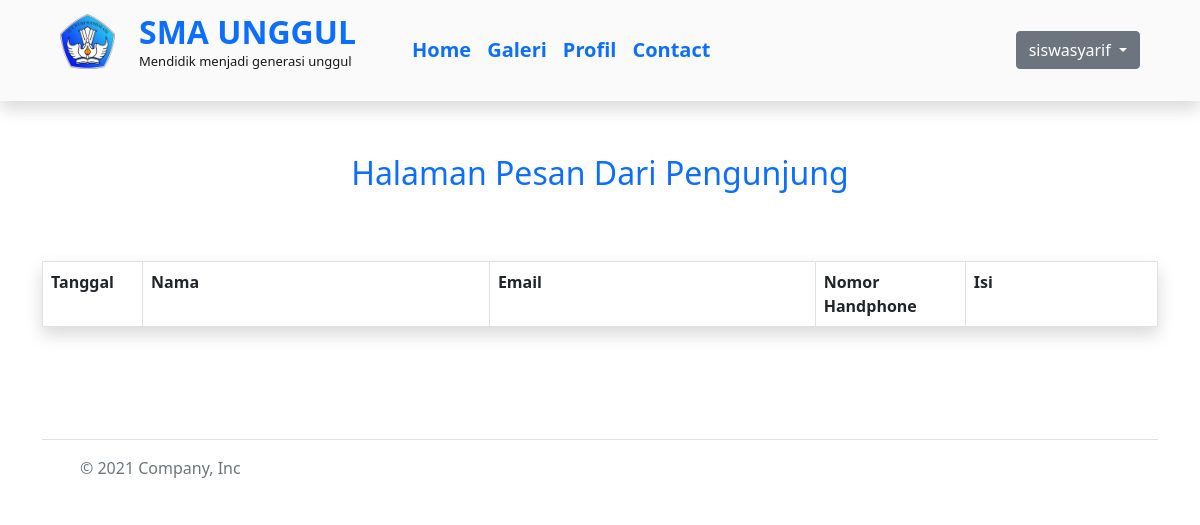
Page /Admin/mail.php (signed in) on the earlier database version.
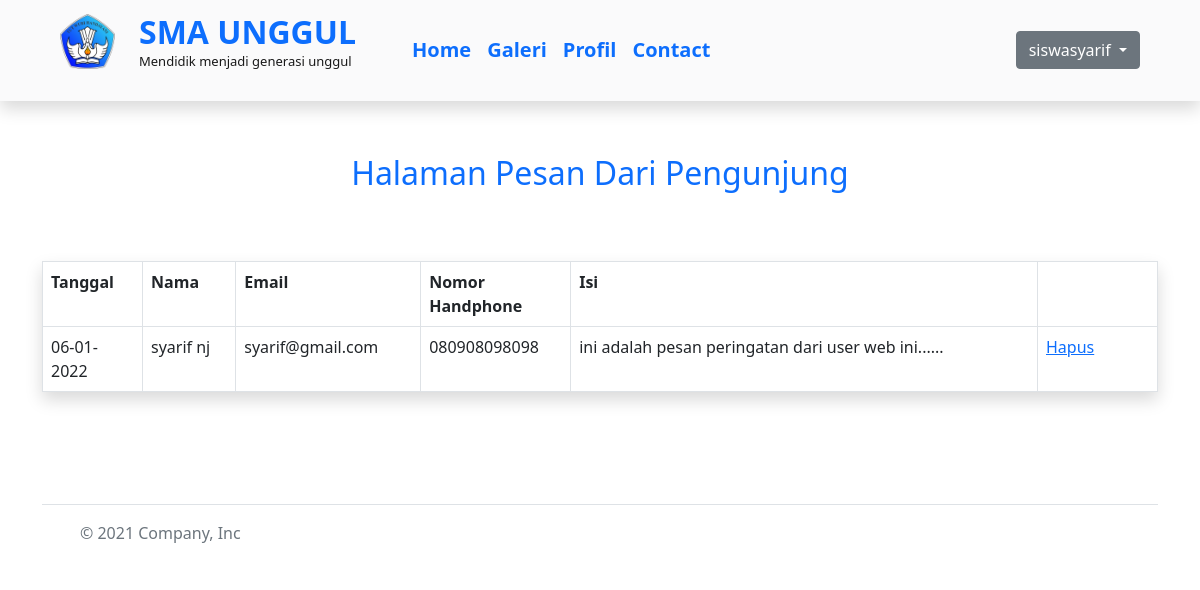
Same page on the later database version.
### tables this page shows
CREATE TABLE `mail` (
  `id` int(11) NOT NULL,
  `Tanggal` varchar(10) DEFAULT NULL,
  `Nama` varchar(100) DEFAULT NULL,
  `Email` varchar(50) DEFAULT NULL,
  `No_HP` varchar(20) DEFAULT NULL,
  `Isi` text DEFAULT NULL
);

### Admin/mail.php (the view, shortened to what this page needs)
<?php include "../koneksi_db.php"; ?>
<!DOCTYPE html>
<html lang="en">
<head>
  <link rel="stylesheet" href="../css/bootstrap.css">
</head>
<body>
    <div class="shadow">
        <?php include ('../navbar1.php'); ?>
    </div><br>  <div id="Pengumuman">
    <div class="container">
      <br>
      <p class="fs-2 text-primary d-flex justify-content-center">Halaman Pesan Dari Pengunjung</p><br><br>
      <table border=1 class="table table-bordered shadow">
        <tr>
          <td width="100"><b> Tanggal </td>
          <td><b> Nama </b></td>
          <td><b> Email</b> </td>
          <td width="150"><b> Nomor Handphone </b> </td>
          <td><b> Isi</b></td>
        </tr>
        <?php
        $tampil="SELECT * FROM `mail` ORDER BY `mail`.`Tanggal` ASC ";
        $hasil=mysqli_query($conn,$tampil);
        while ($data=mysqli_fetch_array($hasil))
        {
            echo "
                <tr>
                  <td> $data[Tanggal] </td>
                  <td class='text-left'> $data[Nama] </td>
                  <td class='text-left'> $data[Email] </td>
                  <td> $data[No_HP] </td>
                  <td> $data[Isi] </td>
                  <td width='120'> <a onclick='return confirm(\'Apakah anda yakin akan menghapus?\')'
                  href='proses_hapus_mail.php?hapus=$data[0]'> Hapus</a> </td>
                </tr>";
        }
        ?>
      </table>
    </div><br><br><br>
    <?php include ('../footer.php'); ?>
  </div>
</body>
</html>

Differences in the rows shown:
added mail: Tanggal "06-01-2022", Nama "syarif nj", Email "syarif@gmail.com", No_HP "080908098098", Isi "ini adalah pesan peringatan dari user web ini......"
